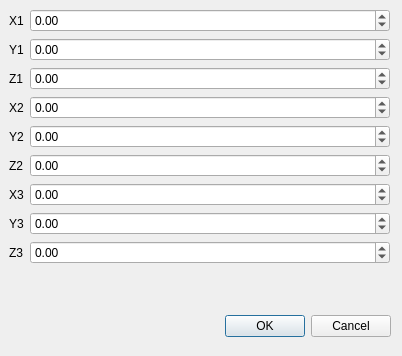
<?xml version="1.0" encoding="UTF-8"?>
<ui version="4.0">
 <class>TriangleDialog</class>
 <widget class="QDialog" name="TriangleDialog">
  <property name="geometry">
   <rect>
    <x>0</x>
    <y>0</y>
    <width>402</width>
    <height>356</height>
   </rect>
  </property>
  <property name="windowTitle">
   <string>Dialog</string>
  </property>
  <widget class="QDialogButtonBox" name="buttonBox">
   <property name="geometry">
    <rect>
     <x>50</x>
     <y>310</y>
     <width>341</width>
     <height>32</height>
    </rect>
   </property>
   <property name="orientation">
    <enum>Qt::Horizontal</enum>
   </property>
   <property name="standardButtons">
    <set>QDialogButtonBox::Cancel|QDialogButtonBox::Ok</set>
   </property>
  </widget>
  <widget class="QWidget" name="formLayoutWidget">
   <property name="geometry">
    <rect>
     <x>9</x>
     <y>9</y>
     <width>381</width>
     <height>301</height>
    </rect>
   </property>
   <layout class="QFormLayout" name="formLayout">
    <item row="0" column="0">
     <widget class="QLabel" name="label">
      <property name="text">
       <string>X1</string>
      </property>
     </widget>
    </item>
    <item row="1" column="0">
     <widget class="QLabel" name="label_2">
      <property name="text">
       <string>Y1</string>
      </property>
     </widget>
    </item>
    <item row="2" column="0">
     <widget class="QLabel" name="label_3">
      <property name="text">
       <string>Z1</string>
      </property>
     </widget>
    </item>
    <item row="3" column="0">
     <widget class="QLabel" name="label_4">
      <property name="text">
       <string>X2</string>
      </property>
     </widget>
    </item>
    <item row="4" column="0">
     <widget class="QLabel" name="label_5">
      <property name="text">
       <string>Y2</string>
      </property>
     </widget>
    </item>
    <item row="5" column="0">
     <widget class="QLabel" name="label_6">
      <property name="text">
       <string>Z2</string>
      </property>
     </widget>
    </item>
    <item row="0" column="1">
     <widget class="QDoubleSpinBox" name="x1">
      <property name="minimum">
       <double>-10000.000000000000000</double>
      </property>
      <property name="maximum">
       <double>99999.000000000000000</double>
      </property>
     </widget>
    </item>
    <item row="1" column="1">
     <widget class="QDoubleSpinBox" name="y1">
      <property name="minimum">
       <double>-10000.000000000000000</double>
      </property>
      <property name="maximum">
       <double>99999.000000000000000</double>
      </property>
     </widget>
    </item>
    <item row="2" column="1">
     <widget class="QDoubleSpinBox" name="z1">
      <property name="minimum">
       <double>-10000.000000000000000</double>
      </property>
      <property name="maximum">
       <double>99999.000000000000000</double>
      </property>
     </widget>
    </item>
    <item row="3" column="1">
     <widget class="QDoubleSpinBox" name="x2">
      <property name="minimum">
       <double>-10000.000000000000000</double>
      </property>
      <property name="maximum">
       <double>99999.000000000000000</double>
      </property>
     </widget>
    </item>
    <item row="4" column="1">
     <widget class="QDoubleSpinBox" name="y2">
      <property name="minimum">
       <double>-10000.000000000000000</double>
      </property>
      <property name="maximum">
       <double>99999.000000000000000</double>
      </property>
     </widget>
    </item>
    <item row="5" column="1">
     <widget class="QDoubleSpinBox" name="z2">
      <property name="minimum">
       <double>-10000.000000000000000</double>
      </property>
      <property name="maximum">
       <double>99999.000000000000000</double>
      </property>
     </widget>
    </item>
    <item row="6" column="0">
     <widget class="QLabel" name="label_7">
      <property name="text">
       <string>X3</string>
      </property>
     </widget>
    </item>
    <item row="7" column="0">
     <widget class="QLabel" name="label_8">
      <property name="text">
       <string>Y3</string>
      </property>
     </widget>
    </item>
    <item row="8" column="0">
     <widget class="QLabel" name="label_9">
      <property name="text">
       <string>Z3</string>
      </property>
     </widget>
    </item>
    <item row="6" column="1">
     <widget class="QDoubleSpinBox" name="x3">
      <property name="minimum">
       <double>-10000.000000000000000</double>
      </property>
      <property name="maximum">
       <double>99999.000000000000000</double>
      </property>
     </widget>
    </item>
    <item row="7" column="1">
     <widget class="QDoubleSpinBox" name="y3">
      <property name="minimum">
       <double>-10000.000000000000000</double>
      </property>
      <property name="maximum">
       <double>99999.000000000000000</double>
      </property>
     </widget>
    </item>
    <item row="8" column="1">
     <widget class="QDoubleSpinBox" name="z3">
      <property name="minimum">
       <double>-10000.000000000000000</double>
      </property>
      <property name="maximum">
       <double>99999.000000000000000</double>
      </property>
     </widget>
    </item>
   </layout>
  </widget>
 </widget>
 <resources/>
 <connections>
  <connection>
   <sender>buttonBox</sender>
   <signal>accepted()</signal>
   <receiver>TriangleDialog</receiver>
   <slot>accept()</slot>
   <hints>
    <hint type="sourcelabel">
     <x>248</x>
     <y>254</y>
    </hint>
    <hint type="destinationlabel">
     <x>157</x>
     <y>274</y>
    </hint>
   </hints>
  </connection>
  <connection>
   <sender>buttonBox</sender>
   <signal>rejected()</signal>
   <receiver>TriangleDialog</receiver>
   <slot>reject()</slot>
   <hints>
    <hint type="sourcelabel">
     <x>316</x>
     <y>260</y>
    </hint>
    <hint type="destinationlabel">
     <x>286</x>
     <y>274</y>
    </hint>
   </hints>
  </connection>
 </connections>
</ui>
